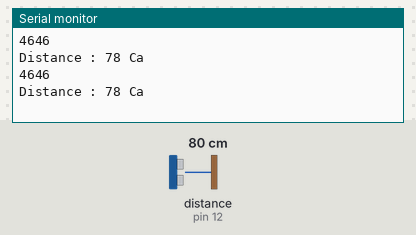
Recording of a sketch running on a simulated Arduino Uno, built with avr-gcc and run on an emulated ATmega328P. Parts: the last lines printed to the serial monitor. Wiring (inferred from the names in the program): ultrasonic range finder: trigger pin 13; echo pin 12. Inputs (shaded band) come from the test bench; at power-on: distance to the obstacle (sensor on pin 12) 80 cm. The echo pulse lasts 58.3 µs per cm.

Above: at 1.8 s.
1.9 s: distance to the obstacle (sensor on pin 12) set to 2 cm
At 2.8 s:
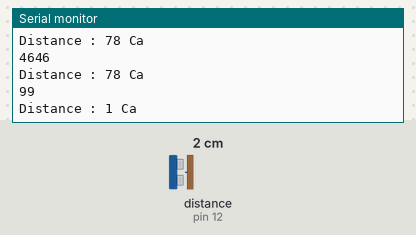
3.4 s: distance to the obstacle (sensor on pin 12) set to 4 cm
At 4.7 s:
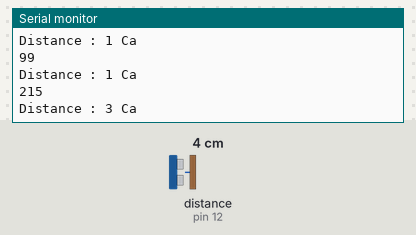
Timing chart, 0 to 6.4 s (numbered marks = the images above; inputs shaded):
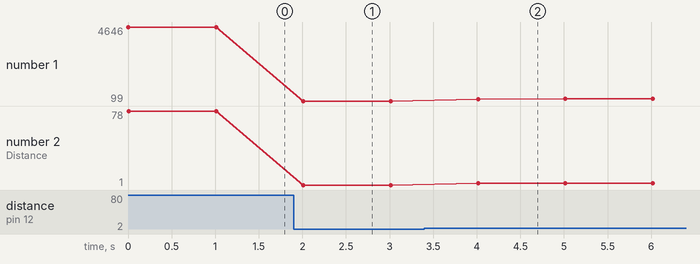

Measured:
- after the input at 1.9 s, the serial monitor: prints a new line after 0.11 s (image 1)
- after the input at 3.4 s, the serial monitor: prints a new line after 0.61 s (image 2)
- plotted number 1: 4646 → 99 after the input at 1.9 s, 99 → 235 after the input at 3.4 s
- plotted number 2: 78 → 1 after the input at 1.9 s, 1 → 3 after the input at 3.4 s

The sketch:

L298_test2.ino
```cpp
#define TRIG 13 // TRIG 핀 설정 (초음파 보내는 핀)
#define ECHO 12 // ECHO 핀 설정 (초음파 받는 핀)

void setup() {
  // put your setup code here, to run once:
  Serial.begin(115200); // PC 모니터로 센서값을 확인하기위해서 시리얼 통신을 정의해줍니다.
  pinMode(TRIG, OUTPUT);
  pinMode(ECHO, INPUT);
}

void loop() {
  // put your main code here, to run repeatedly:
  long duration, distance;
  digitalWrite(TRIG, LOW);
  delayMicroseconds(2);
  digitalWrite(TRIG, HIGH);
  delayMicroseconds(10);
  digitalWrite(TRIG, LOW);
  duration = pulseIn(ECHO, HIGH); // 물체에 반사되어 돌아온 초음파의 시간을
  distance = duration * 17 / 1000;
  Serial.println(duration);
  Serial.print("\nDistance : ");
  Serial.print(distance);
  Serial.println(" Ca");
  delay(1000);
}
```
